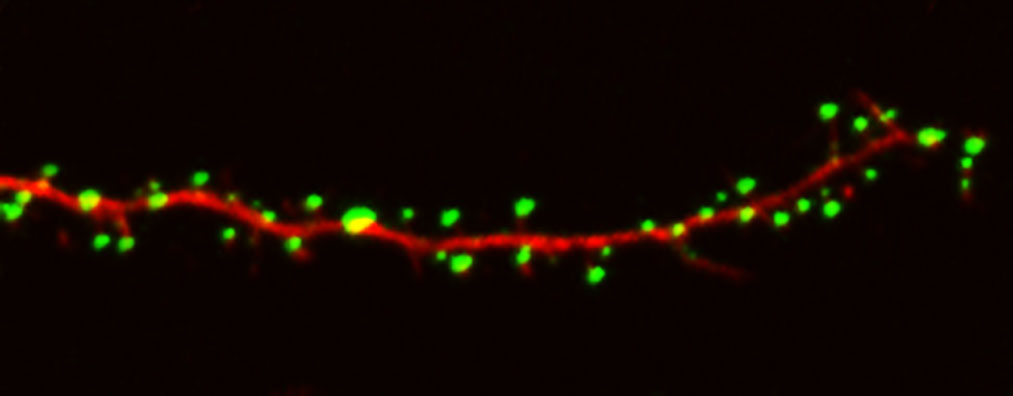
%> input picture imgs/trial1.jpg, 1013 x 396 px
$ octave 191203_geodesic.m   (GNU Octave 9; MATLAB toolbox functions it lacks are replaced by stand-ins)
%> lines starting %> are read from the running program, lines starting %| are printed output that depends on the picture; in (x1, y1, x2, y2) boxes, pixels count from 0 and x2, y2 are one past the last pixel; in counts of white or black regions, pixels touching at a corner belong together; the program's own positions count from 1
%% NEURITE MAPPING
% So, now we have this really basic information about the images
% Our next step is to idenitfy dendrites with considerable accuracy.
% We first do some simple processing on the image to maximise sensitivity.
clear all
close all

A = imgetfile()
%> the answer given: imgs/trial1.jpg
img = imread(A);
%> img is the input picture: size 396x1013x3 uint8; mean R, G, B 16.8, 7.3, 0.2
img= imsharpen(img, 'Radius', 4, 'Amount', 1.5);
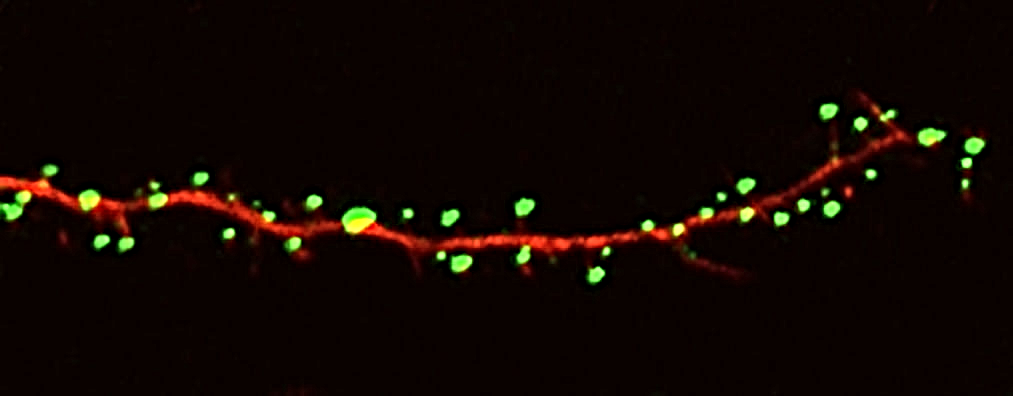
%> img: size 396x1013x3 uint8; mean R, G, B 17.6, 7.5, 2.2
A = img;
imshow(img);

color = menu('What color are the puncta you wish to quantify?','Red','Green', 'Blue');
%> the answer given: 1

%Select your channels here. We've eliminates irrelevant ones. This is done
%manually as of now
if color == 1
    m= 1;
    n = 2
    o =3
elseif color == 2
    m= 2;
    n = 3;
    o =1;
elseif color == 3
    m= 3;
    n = 2;
    o =1;
end
A(:,:,n)=0;
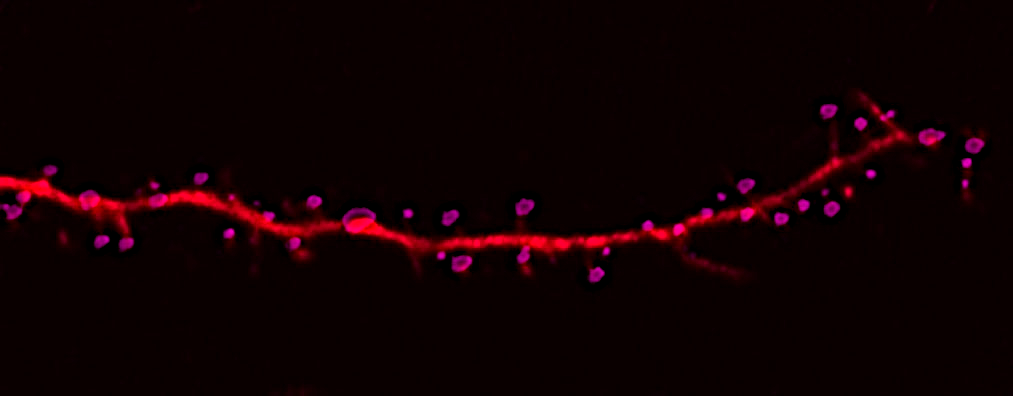
%> A: size 396x1013x3 uint8; mean R, G, B 17.6, 0, 2.2
A(:,:,o) = 0;
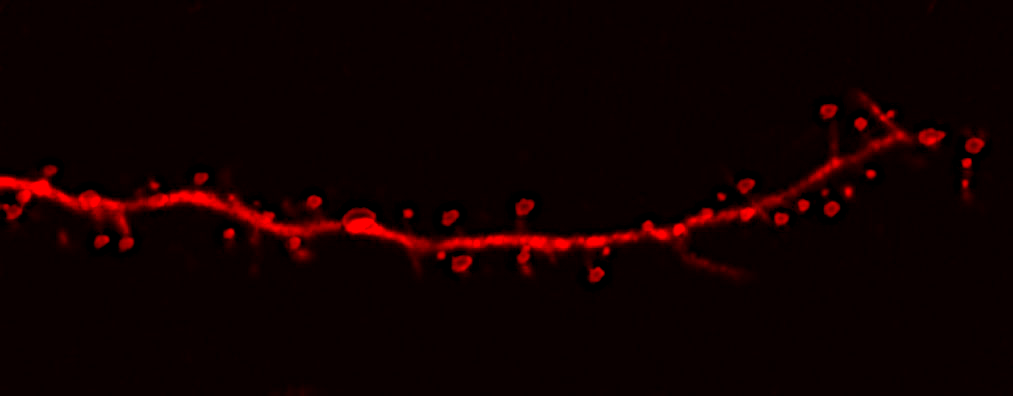
%> A: size 396x1013x3 uint8; 9.18% of pixels changed, all inside (x1, y1, x2, y2) = (0, 0, 1013, 396)

msgbox('Running a bunch of processing steps --> be patient!')

% Here we do a k means based segmentation using 6 clusters
[L,C] = imsegkmeans(A,6);
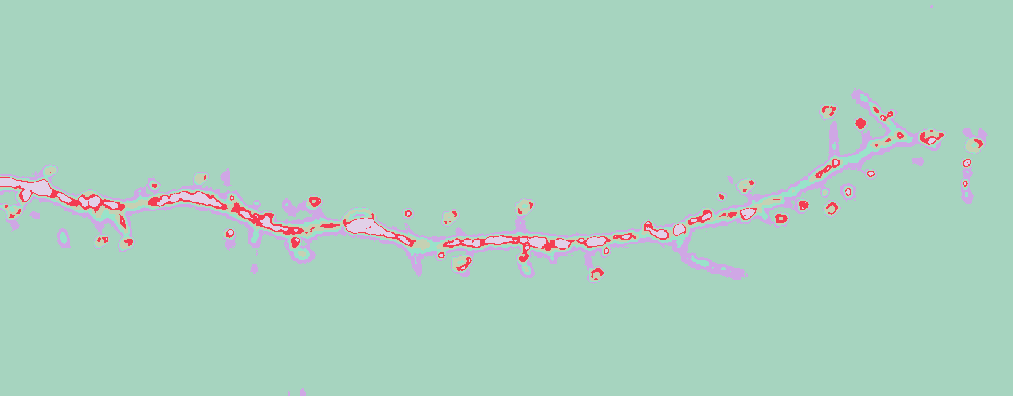
%> L: size 396x1013 uint8; 6 distinct labels, from 1 to 6; one colour per label, 0 black
%> C = [10 0 0; 186 0 0; 43 0 0; 139 0 0; 242 0 0; 88 0 0]
A = label2rgb(L,im2double(C));
%imshow(A)
hold on
close all

%Multiple iterations of gaussian filtering at a low SD to preserve edges we want
% but eliminate all the noise in the image.
%> (the run ends here)
